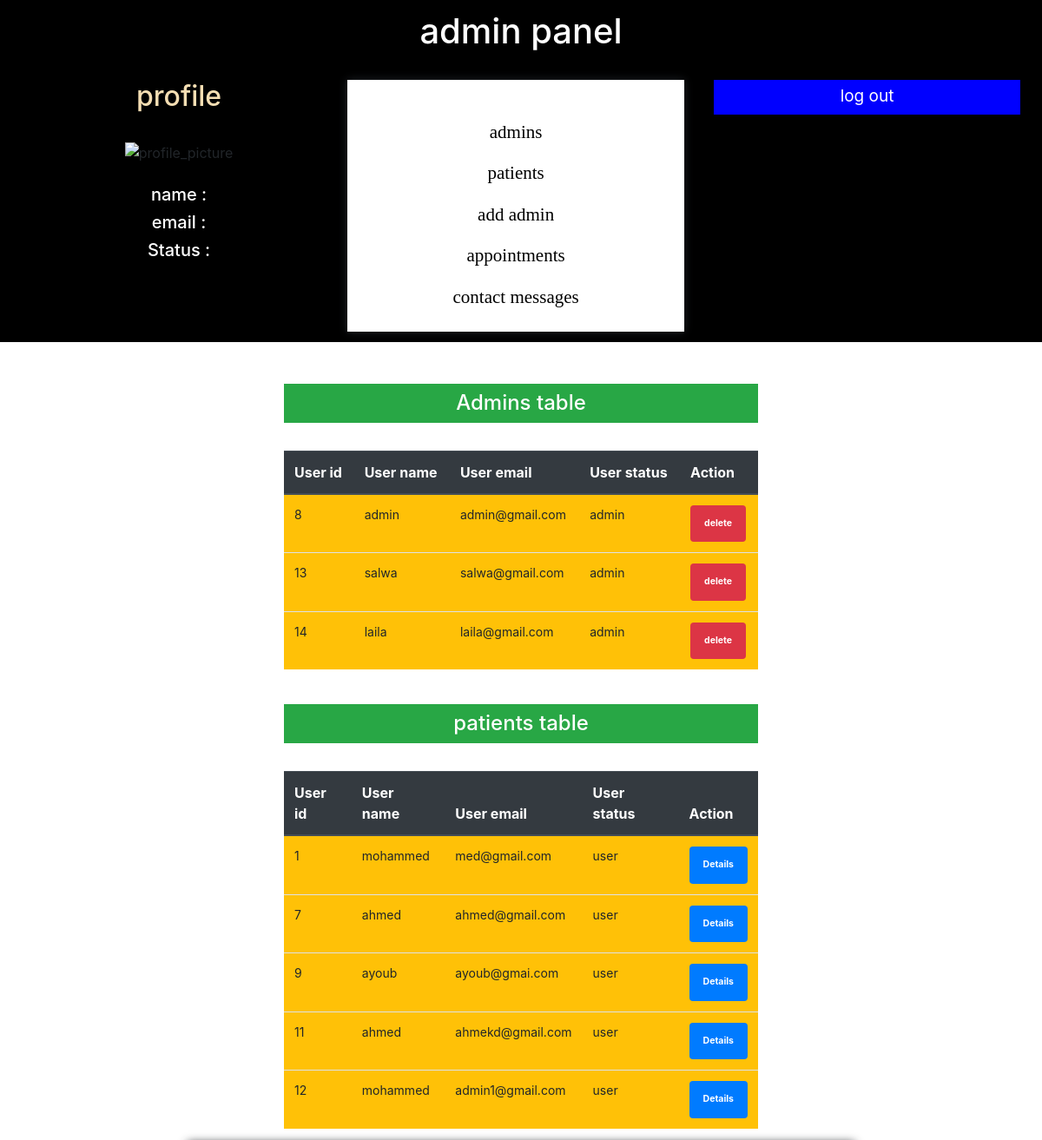
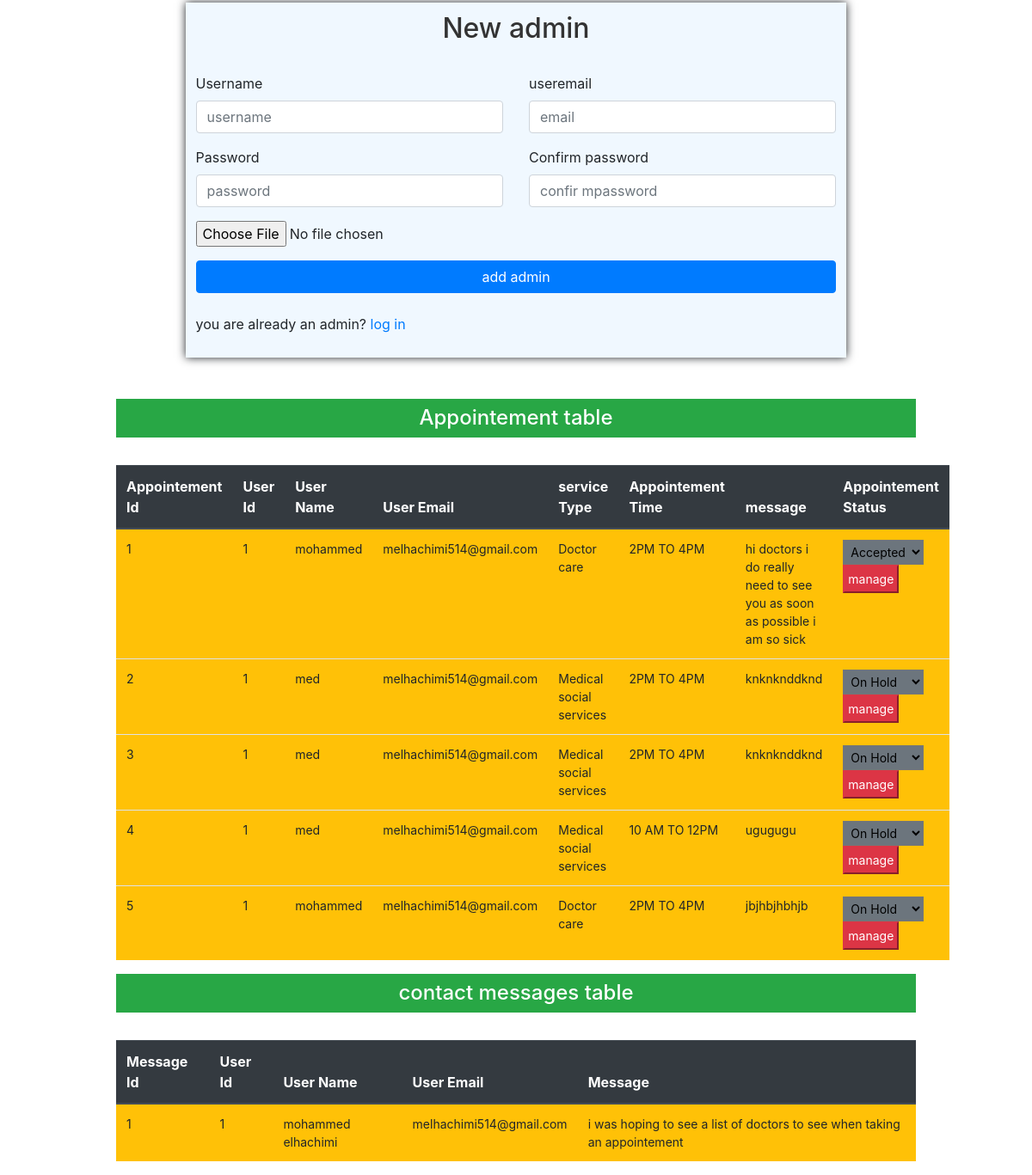
Screenshot of /admin_zone/admin_panel.php with the database file from the repository (2 pictures, top to bottom).
### tables this page shows
CREATE TABLE `users` (
  `user_id` int(11) NOT NULL,
  `user_name` varchar(50) NOT NULL,
  `user_email` varchar(200) NOT NULL,
  `user_password` varchar(250) NOT NULL,
  `user_picture` varchar(200) NOT NULL,
  `user_status` varchar(50) NOT NULL
);

CREATE TABLE `appointment` (
  `appointment_id` int(11) NOT NULL,
  `user_id` int(11) NOT NULL,
  `doctor_id` int(11) NOT NULL,
  `user_name` varchar(100) NOT NULL,
  `user_email` varchar(100) NOT NULL,
  `service_type` varchar(250) NOT NULL,
  `time` varchar(50) NOT NULL,
  `message` varchar(250) NOT NULL,
  `appointement_status` varchar(50) NOT NULL
);

CREATE TABLE `contact` (
  `contact_id` int(11) NOT NULL,
  `user_id` int(11) NOT NULL,
  `firstname` varchar(100) NOT NULL,
  `email` varchar(100) NOT NULL,
  `comment` varchar(100) NOT NULL
);

### controllers/admin.php (called while the page is built, shortened)
<?php
$user_name = '';
$user_email = '';

### admin_zone/admin_panel.php (the view, shortened to what this page needs)
<?php
 include_once ('../controllers/admin.php');
 $data = new Users();
?>
<!DOCTYPE html>
<head>
	<link rel="stylesheet" type="text/css" href="syntax-highlighter/styles/shCore.css" media="all">
	<link rel="stylesheet" type="text/css" href="syntax-highlighter/styles/shThemeDefault.css" media="all">
	<link rel="stylesheet" href="css/font-awesome.min.css">
	 <link rel="stylesheet" href="css/bootstrap.min.css">
	<link rel="stylesheet" href="css/normalize.min.css">
	<link rel="stylesheet" href="css/main.css">
	<link rel="stylesheet" href="https://maxcdn.bootstrapcdn.com/bootstrap/4.5.0/css/bootstrap.min.css">
</head>
<body>
	<div class="responsive_logo">
		<h1>admin panel</h1>
	</div>
	<div class="responsive_panel">
		<br><br><br>
		<div class="responsive_doctor_profile">
			<h2  style="color: wheat;">profile</h2><br>
			<img src="https://encrypted-tbn0.gstatic.com/images?q=tbn%3AANd9GcTreksTEerNOVl1wm7JRykQifXUI_RKimR8jjtzG-e1AcyrTajW&usqp=CAU" alt="profile_picture" style="width: 100px; height: 100px;">
			<br><br>
			<h5 style="color: white;">name : <span style="color: blue;"><?php echo $_SESSION['user_name'];?> </h5>
			<h5 style="color: white;">email : <span style="color: blue;"><?php echo $_SESSION['user_email'];?></span></h5>
			<h5 style="color: white;">Status : <span style="color: blue;"><?php echo $_SESSION['user_status'];?></span></h5>
		</div>
		<br><br>
		<div class="responsive_doctor_procceses">
			<div id="inner">
			    <p><a href="#admins">admins</a></p>
				<p><a href="#patients">patients</a></p>
				<p><a href="#">add admin</a></p>
				<p><a href="#appointments">appointments</a></p>
				<p><a href="#contact_messages">contact messages</a></p>
			</div>
		</div>
		<div id="responsive_admin_logout_btn">
			<a href="../views/index.php">log out</a>
		</div>
	</div>
	<div class="right_body" style="width: 82%;margin-left: 18%;">
     <br><br>
	   <div class="col-md-6" style="margin: auto;" id="admins">
			<?php
				$con = $data->connect();
				$sql="SELECT * FROM users WHERE user_status = 'admin'";
				$stm=$con->prepare($sql);
				$stm->execute();
				$result=$stm->get_result();
			?>
			<h4 class="text-center bg-success p-2 text-white">Admins table</h4>
			<br>
		  <table class="table mr-4 bg-warning">
			<thead class="thead-dark">
				<tr>
					<th>User id</th>
					<th>User name</th>
					<th>User email</th>
					<th>User status</th>
					<th>Action</th>
				</tr>
			</thead>
			<tbody class="t_body">
			<?php while($row=$result->fetch_assoc()){ ?>
				<tr>
					<td><?=$row['user_id'];?></td>
					<td><?=$row['user_name'];?></td>
					<td><?=$row['user_email'];?></td>
					<td><?=$row['user_status'];?></td>
					<td>
                    <a href="admin_panel.php?delete=<?=$row['user_id']; ?>" class="badge badge-danger p-3" onclick="return confirm('Do you want to delete this admin')">delete</a>
                    </td>
				<?php } ?>
			</tbody>
		  </table>
	   </div>
	   <br>
		<div class="col-md-6" style="margin: auto;" id="patients">
			<?php
				$con = $data->connect();
				$sql="SELECT * FROM users WHERE user_status = 'user'";
				$stm=$con->prepare($sql);
				$stm->execute();
				$result=$stm->get_result();
			?>
			<h4 class="text-center bg-success p-2 text-white">patients table</h4>
			<br>
		  <table class="table mr-4 bg-warning">
			<thead class="thead-dark">
				<tr>
					<th>User id</th>
					<th>User name</th>
					<th>User email</th>
					<th>User status</th>
					<th>Action</th>
				</tr>
			</thead>
			<tbody class="t_body">
			<?php while($row=$result->fetch_assoc()){ ?>
				<tr>
					<td><?=$row['user_id'];?></td>
					<td><?=$row['user_name'];?></td>
					<td><?=$row['user_email'];?></td>
					<td><?=$row['user_status'];?></td>
					<td>
					<a href="details.php?details=<?=$row['id_reservation']; ?>" class="badge badge-primary p-3">Details</a>
					</td>
				<?php } ?>
			</tbody>
		  </table>
	   </div>
		<div class="container big-box col-md-8" style="padding: 1%;background-color: aliceblue;box-shadow: 0px 0px 10px;">
			<h2 class="text-center h2">New admin</h2>
				<br>
				<form action="admin_panel.php" method="post" enctype="multipart/form-data">
					<div class="row">
						<div class="form-group col-md-6">
							<label for="username">Username</label>
							<input type="text" value="<?php echo $user_name; ?>" name="user_name" class="form-control" placeholder="username" >
						</div>
						<div class="form-group col-md-6">
							<label for="useremail">useremail</label>
							<input type="text" value="<?php echo $user_email; ?>"  name="user_email" class="form-control" placeholder="email" >
						</div>
					</div>
					<div class="row">
						<div class="form-group col-md-6">
							<label for="password">Password</label>
							<input type="password" name="user_password" class="form-control" placeholder="password" >
						</div>
						<div class="form-group col-md-6">
							<label for="confpassword"> Confirm password</label>
							<input type="password" name="user_confpassword" class="form-control" placeholder="confir mpassword" >
						</div>
					</div>
						<div class="form-group">
							<input type="file" name="user_picture" class="costum file" >
						</div>
					<div class="form-group">
					<button name="add_admin" class="btn btn-primary btn-block">add admin</button>
					<br>
					<span> you are already an admin? <a class="text-primary " href="../views/index.php">log in</a></span>
				</form>
		</div>
	</div>
	<br><br>
	<div class="col-md-10" style="margin: auto;" id="appointments">
        <?php
            $doctor_id = $_SESSION['user_id'];
            $con = $data->connect();
            $sql="SELECT * FROM `appointment` WHERE doctor_id = '$doctor_id'";
            $stm=$con->prepare($sql);
            $stm->execute();
            $result=$stm->get_result();
        ?>
			<h4 class="text-center bg-success p-2 text-white">Appointement table</h4>
			<br>
		  <table class="table mr-4 bg-warning">
			<thead class="thead-dark">
				<tr>
                    <th>Appointement Id</th>
                    <th>User Id</th>
					<th>User Name</th>
					<th>User Email</th>
                    <th>service Type</th>
                    <th>Appointement Time</th>
                    <th>message</th>
                    <th>Appointement Status</th>
				</tr>
			</thead>
			<tbody class="t_body">
			<?php while($row=$result->fetch_assoc()){ ?>
				<tr>
                    <td><?=$row['appointment_id'];?></td>
					<td><?=$row['user_id'];?></td>
					<td><?=$row['user_name'];?></td>
                    <td><?=$row['user_email'];?></td>
                    <td><?=$row['service_type'];?></td>
                    <td><?=$row['time'];?></td>
                    <td><?=$row['message'];?></td>
                    <td>
						<form action="admin_panel.php" method="POST">
                           <select name="appointement-status" class="bg-secondary p-1">
							   <option value="<?=$row['appointement_status'];?>"><?=$row['appointement_status'];?></option>
						   </select>
						   <button type="submit" name="manage" class="btn-danger p-1">manage</button>
						</form>
					</td>
				<?php } ?>
			</tbody>
          </table>
	</div>
	<div class="col-md-10" style="margin: auto;" id="contact_messages">
        <?php
            $con = $data->connect();
            $sql="SELECT * FROM `contact`";
            $stm=$con->prepare($sql);
            $stm->execute();
            $result=$stm->get_result();
        ?>
			<h4 class="text-center bg-success p-2 text-white">contact messages table</h4>
			<br>
		  <table class="table mr-4 bg-warning">
			<thead class="thead-dark">
				<tr>
                    <th>Message Id</th>
                    <th>User Id</th>
					<th>User Name</th>
					<th>User Email</th>
                    <th>Message</th>
				</tr>
			</thead>
			<tbody class="t_body">
			<?php while($row=$result->fetch_assoc()){ ?>
				<tr>
                    <td><?=$row['contact_id'];?></td>
					<td><?=$row['user_id'];?></td>
					<td><?=$row['firstname'];?></td>
                    <td><?=$row['email'];?></td>
                    <td><?=$row['comment'];?></td>
				<?php } ?>
			</tbody>
          </table>
</div>
		</body>
		</html>

### admin_zone/css/main.css (style rules this page uses)
body { background-color:#FFF; font-family: "Lato", sans-serif; font-weight: 300; font-size:16px; line-height:18px; color:#777; }
p { margin:0; }
a { color: #aa0a5f; }
a, a:hover, a:focus { text-decoration: none; outline: 0; }
h1, h2, h3, h4, h5, h6 { color: #333; margin:0; font-weight: normal; }
h1 { font-size: 28px; }
h2 { font-size: 24px; }
h5 { font-size: 16px; }
.responsive_logo { display: none ; }
.responsive_panel { display: none; }
@media screen and (max-width: 1388px) { .responsive_logo { display: block; } }
@media screen and (max-width: 1388px) { .responsive_panel { display: block; display: flex; padding: 1%; background-color: black; } }
@media screen and (max-width: 1388px) { .responsive_logo { background-color: black; text-align: center; padding: 1%; } }
@media screen and (max-width: 1388px) { .responsive_logo h1 { color: white; } }
@media screen and (max-width: 1388px) { .responsive_doctor_profile { width: 33%; text-align: center; } }
@media screen and (max-width: 1388px) { .responsive_doctor_procceses { width: 33%; text-align: center; box-shadow: 0px 0px 10px; background-color: rgb(255, 255, 255); font-family: auto; font-size: 21px; } }
@media screen and (max-width: 1388px) { .responsive_doctor_procceses #inner { padding: 2%; margin-top: 37px; } }
@media screen and (max-width: 1388px) { .responsive_doctor_procceses p a { color: #000; } }
@media screen and (max-width: 1388px) { #responsive_admin_logout_btn { background-color: blue; height: 23px; width: 30%; text-align: center; padding: 20px; margin-left: 34px; } }
@media screen and (max-width: 1388px) { #responsive_admin_logout_btn a { color: white; position: relative; top: -15px; font-size: 19px; } }
@media screen and (max-width: 1388px) { .right_body { margin: auto !important; width: 96% !important; } }
@media screen and (max-width: 1388px) { .t_body { font-size: 14px !important; } }

### rows the page displays
users: user_id "8", user_name "admin", user_email "admin@gmail.com", user_status "admin"
users: user_id "13", user_name "salwa", user_email "salwa@gmail.com", user_status "admin"
users: user_id "14", user_name "laila", user_email "laila@gmail.com", user_status "admin"
users: user_id "1", user_name "mohammed", user_email "med@gmail.com", user_status "user"
users: user_id "7", user_name "ahmed", user_email "ahmed@gmail.com", user_status "user"
users: user_id "9", user_name "ayoub", user_email "ayoub@gmai.com", user_status "user"
users: user_id "11", user_name "ahmed", user_email "ahmekd@gmail.com", user_status "user"
users: user_id "12", user_name "mohammed", user_email "admin1@gmail.com", user_status "user"
appointment: appointment_id "1", user "1", user_name "mohammed", user_email "melhachimi514@gmail.com", service_type "Doctor care", time "2PM TO 4PM", message "hi doctors i do really need to see you as soon as possible i am so sick", appointement-status "Accepted"
appointment: appointment_id "2", user "1", user_name "med", user_email "melhachimi514@gmail.com", service_type "Medical social services", time "2PM TO 4PM", message "knknknddknd", appointement-status "On Hold"
appointment: appointment_id "3", user "1", user_name "med", user_email "melhachimi514@gmail.com", service_type "Medical social services", time "2PM TO 4PM", message "knknknddknd", appointement-status "On Hold"
appointment: appointment_id "4", user "1", user_name "med", user_email "melhachimi514@gmail.com", service_type "Medical social services", time "10 AM TO 12PM", message "ugugugu", appointement-status "On Hold"
appointment: appointment_id "5", user "1", user_name "mohammed", user_email "melhachimi514@gmail.com", service_type "Doctor care", time "2PM TO 4PM", message "jbjhbjhbhjb", appointement-status "On Hold"
contact: contact_id "1", user "1", firstname "mohammed elhachimi", email "melhachimi514@gmail.com", comment "i was hoping to see a list of doctors to see when taking an appointement"
